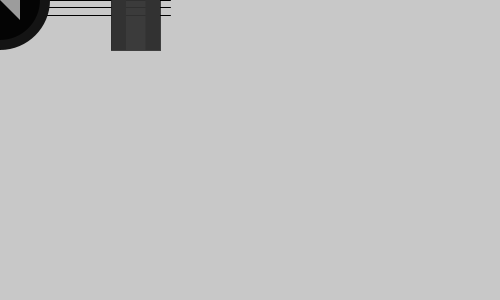
Frame 1 (no input)
Frame 60 (the mouse pressed at the canvas centre just before this capture): identical to frame 1, image omitted
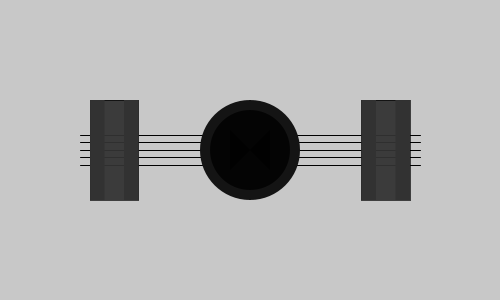
Frame 120 (the mouse held since frame 60 and released just before this capture)

The Processing sketch that drew these frames (run headless with seeded random() and noise(); from frame 60 on, the mouse is pressed at the canvas centre):

// Processing sketch: processing_57349
// ── processing_57349.pde

void setup() {
  size(500, 300);
  smooth();
}

void draw() {
  background(200);
  int x = mouseX; // x-coordinate
  int y = mouseY; // y-coordinate
  int armLength = 170; // Arm Length original 210
  int rad = 100; //radius

  /*click changes arm length*/
  if (mousePressed) {
    if (mouseButton == LEFT) {
      armLength=100;
    } 
    else if (mouseButton == RIGHT) {
      armLength=210;
    } 
    else {
      armLength=170;
    }
  }

  float boosterWidth = armLength/3.5; // Booster Width original 4.2
  int rx = x + armLength; // Right Arm
  int lx = x - armLength; // Left Arm

  /*side bars*/
  stroke(0);
  /*left arm*/
  line(lx, y-15, x, y-15);
  line(lx, y-7.5, x, y-7.5);
  line(lx, y, x, y);
  line(lx, y+7.5, x, y+7.5);
  line(lx, y+15, x, y+15);

  /*right arm*/
  line(x, y-15, rx, y-15);
  line(x, y-7.5, rx, y-7.5);
  line(x, y, rx, y);
  line(x, y+7.5, rx, y+7.5);
  line(x, y+15, rx, y+15);

  /*boosters*/
  stroke(0, 175);
  fill(50, 240);
  rect(lx+10, y-50, boosterWidth, 100); // left booster
  rect(rx-10-boosterWidth, y-50, boosterWidth, 100); // right booster

  /*fillbars*/
  float w=boosterWidth/3.33;
  int h=100;
  noStroke();
  rect(lx+10, y-50, w, h); // left-left rect
  rect(lx+10+boosterWidth-w, y-50, w, h); // left-right rect
  rect(rx-10-boosterWidth, y-50, w, h); // right-left rect
  rect(rx-10-w, y-50, w, h); // right-right rect

  /*creates circle head*/
  fill(20);
  ellipse(x, y, rad, rad);
  fill(0, 200);
  ellipse(x, y, rad-20, rad-20);

  /*creates face*/
  if (mousePressed) {
    if (mouseButton == RIGHT) {
      fill(206,0,0);
    } 
    else if (mouseButton == LEFT) {
      fill(44,232,55);
    }
  } 
  else {
    fill(199, 199);
  }
  beginShape();
  vertex(x-20, y-20);
  vertex(x+20, y+20);
  vertex(x+20, y-20);
  vertex(x-20, y+20);
  endShape(CLOSE);
}
